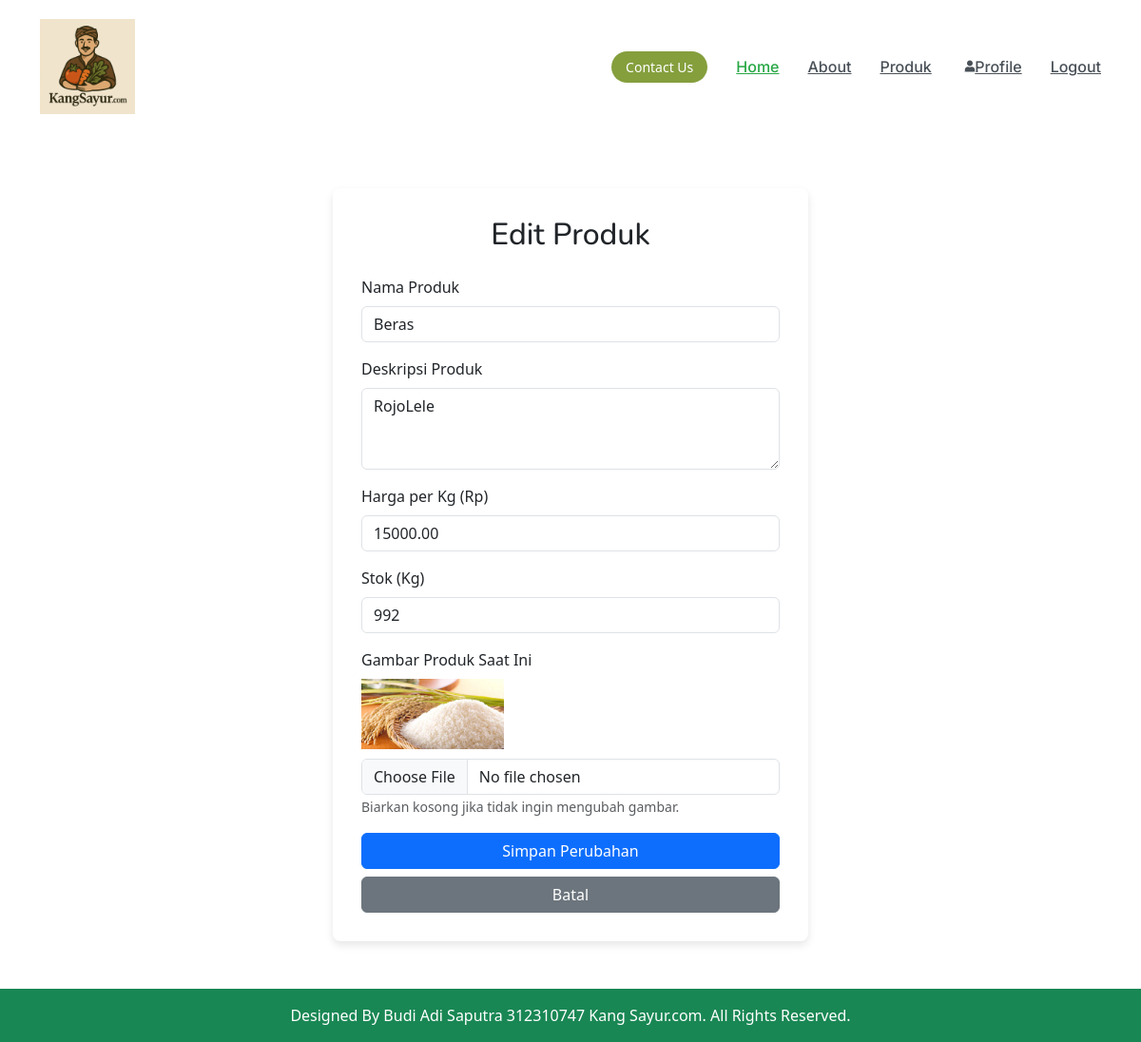
Page /sayuran/produk/edit_produk.php?id=13 (signed in) on the committed database.
### tables this page shows
CREATE TABLE `produk` (
  `id` int(11) NOT NULL,
  `name` varchar(255) NOT NULL,
  `description` text DEFAULT NULL,
  `price` decimal(10,2) NOT NULL,
  `stock` int(11) NOT NULL DEFAULT 0,
  `category_id` int(11) DEFAULT NULL,
  `seller_id` int(11) DEFAULT NULL,
  `image_url` varchar(255) DEFAULT NULL,
  `created_at` timestamp NOT NULL DEFAULT current_timestamp(),
  `status_persetujuan` enum('pending','approved','rejected') DEFAULT 'pending' COMMENT 'Status persetujuan produk oleh admin'
);

### sayuran/produk/edit_produk.php (the view, shortened to what this page needs)
<?php
$product = null;
$product_id = $_GET['id'] ?? null;
try {
    $pdo = get_pdo_connection();
    $stmt = $pdo->prepare("SELECT id, name, description, price, stock, image_url FROM produk WHERE id = ?");
    $stmt->execute([$product_id]);
    $product = $stmt->fetch(PDO::FETCH_ASSOC);
} catch (PDOException $e) {
    $error_message = "Terjadi kesalahan database saat mengambil data produk: " . $e->getMessage();
}
include_once __DIR__ . '/../include/header.php';
?>
<div class="container mt-5" style="padding-top: 20px;">
    <div class="register-container">
        <h2 class="text-center mb-4">Edit Produk</h2>
        <?php if ($product):  ?>
            <form action="edit_produk.php?id=<?php echo htmlspecialchars($product_id); ?>" method="POST" enctype="multipart/form-data">
                <div class="mb-3">
                    <label for="name" class="form-label">Nama Produk</label>
                    <input type="text" class="form-control" id="name" name="name" required value="<?php echo htmlspecialchars($product['name'] ?? ''); ?>">
                </div>
                <div class="mb-3">
                    <label for="description" class="form-label">Deskripsi Produk</label>
                    <textarea class="form-control" id="description" name="description" rows="3" required><?php echo htmlspecialchars($product['description'] ?? ''); ?></textarea>
                </div>
                <div class="mb-3">
                    <label for="price" class="form-label">Harga per Kg (Rp)</label>
                    <input type="number" class="form-control" id="price" name="price" step="0.01" required value="<?php echo htmlspecialchars($product['price'] ?? ''); ?>">
                </div>
                <div class="mb-3">
                    <label for="stock" class="form-label">Stok (Kg)</label>
                    <input type="number" class="form-control" id="stock" name="stock" required value="<?php echo htmlspecialchars($product['stock'] ?? ''); ?>">
                </div>
                <div class="mb-3">
                    <label for="image" class="form-label">Gambar Produk Saat Ini</label><br>
                    <?php if (!empty($product['image_url'])): ?>
                        <img src="<?php echo (isset($base_url) ? $base_url : '/sayuran/'); ?>assets/img/produk/<?php echo htmlspecialchars($product['image_url']); ?>" alt="Gambar Produk" style="max-width: 150px; height: auto; display: block; margin-bottom: 10px;">
                    <?php else: ?>
                        <p>Tidak ada gambar saat ini.</p>
                    <?php endif; ?>
                    <input type="file" class="form-control" id="image" name="image" accept="image/*">
                    <small class="form-text text-muted">Biarkan kosong jika tidak ingin mengubah gambar.</small>
                </div>
                <button type="submit" class="btn btn-primary w-100">Simpan Perubahan</button>
                <a href="<?php echo (isset($base_url) ? $base_url : '/sayuran/'); ?>admin/admin_produk.php" class="btn btn-secondary w-100 mt-2">Batal</a>
            </form>
        <?php endif; ?>
    </div>
</div>
<?php
include_once __DIR__ . '/../include/footer.php';
?>

### sayuran/assets/css/main.css (style rules this page uses)
:root { --default-font: "Roboto", system-ui, -apple-system, "Segoe UI", Roboto, "Helvetica Neue", Arial, "Noto Sans", "Liberation Sans", sans-serif, "Apple Color Emoji", "Segoe UI Emoji", "Segoe UI Symbol", "Noto Color Emoji"; --heading-font: "Nunito", sans-serif; --nav-font: "Inter", sans-serif; }
:root { --background-color: #ffffff; --default-color: #31511E; --heading-color: #88C273; --accent-color: #859F3D; --surface-color: #ffffff; --contrast-color: #ffffff; }
:root { --nav-color: #313336; --nav-hover-color: #859F3D; --nav-mobile-background-color: #ffffff; --nav-dropdown-background-color: #ffffff; --nav-dropdown-color: #313336; --nav-dropdown-hover-color: #859F3D; }
:root { scroll-behavior: smooth; }
body { color: var(--default-color); background-color: transparent; font-family: var(--default-font); padding-top: 80px; }
a { color: var(--accent-color); text-decoration: none; transition: 0.3s; }
h1, h2, h3, h4, h5, h6 { color: var(--heading-color); font-family: var(--heading-font); }

### rows in the picture
produk: name "Beras", description "RojoLele", price "15000.00", stock "992", image_url (picture)
